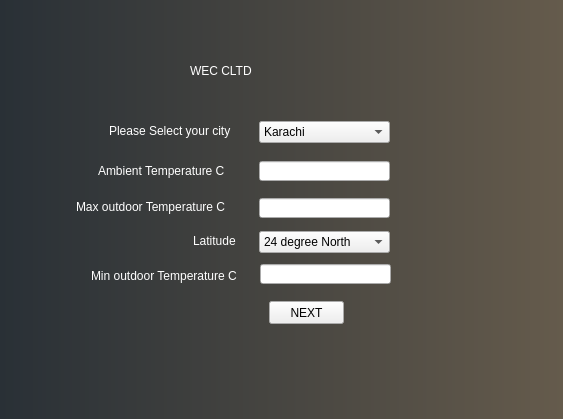
<?xml version="1.0" encoding="UTF-8"?>
<ui version="4.0">
 <class>fst_window</class>
 <widget class="QMainWindow" name="fst_window">
  <property name="geometry">
   <rect>
    <x>0</x>
    <y>0</y>
    <width>563</width>
    <height>419</height>
   </rect>
  </property>
  <property name="minimumSize">
   <size>
    <width>563</width>
    <height>419</height>
   </size>
  </property>
  <property name="maximumSize">
   <size>
    <width>563</width>
    <height>419</height>
   </size>
  </property>
  <property name="windowTitle">
   <string>MainWindow</string>
  </property>
  <property name="styleSheet">
   <string notr="true">background-color:qlineargradient(spread:pad, x1:0, y1:0, x2:1, y2:0, stop:0 rgba(41, 48, 54, 255), stop:1 rgba(101, 91, 76, 255));</string>
  </property>
  <widget class="QWidget" name="centralwidget">
   <widget class="QPushButton" name="next">
    <property name="geometry">
     <rect>
      <x>269</x>
      <y>301</y>
      <width>75</width>
      <height>23</height>
     </rect>
    </property>
    <property name="styleSheet">
     <string notr="true">background:none;
color:black;</string>
    </property>
    <property name="text">
     <string>NEXT</string>
    </property>
   </widget>
   <widget class="QLabel" name="textcity">
    <property name="geometry">
     <rect>
      <x>109</x>
      <y>121</y>
      <width>141</width>
      <height>20</height>
     </rect>
    </property>
    <property name="styleSheet">
     <string notr="true">background:none;
color:white;</string>
    </property>
    <property name="text">
     <string>Please Select your city</string>
    </property>
   </widget>
   <widget class="QLineEdit" name="outdoor_temp_max">
    <property name="geometry">
     <rect>
      <x>259</x>
      <y>198</y>
      <width>131</width>
      <height>20</height>
     </rect>
    </property>
    <property name="styleSheet">
     <string notr="true">background:none;
</string>
    </property>
    <property name="text">
     <string/>
    </property>
   </widget>
   <widget class="QLineEdit" name="Ambiebt_temp_2">
    <property name="geometry">
     <rect>
      <x>259</x>
      <y>161</y>
      <width>131</width>
      <height>20</height>
     </rect>
    </property>
    <property name="styleSheet">
     <string notr="true">background:none;
</string>
    </property>
    <property name="text">
     <string/>
    </property>
   </widget>
   <widget class="QLabel" name="Ambiebt_temp">
    <property name="geometry">
     <rect>
      <x>98</x>
      <y>161</y>
      <width>141</width>
      <height>20</height>
     </rect>
    </property>
    <property name="styleSheet">
     <string notr="true">background:none;
color:white;</string>
    </property>
    <property name="text">
     <string>Ambient Temperature C</string>
    </property>
   </widget>
   <widget class="QLabel" name="title">
    <property name="geometry">
     <rect>
      <x>190</x>
      <y>50</y>
      <width>241</width>
      <height>41</height>
     </rect>
    </property>
    <property name="styleSheet">
     <string notr="true">font: 28pt &quot;Helvetica&quot;;
background:none;
color:white;</string>
    </property>
    <property name="text">
     <string>WEC CLTD</string>
    </property>
   </widget>
   <widget class="QLabel" name="Max_temp">
    <property name="geometry">
     <rect>
      <x>76</x>
      <y>197</y>
      <width>181</width>
      <height>20</height>
     </rect>
    </property>
    <property name="styleSheet">
     <string notr="true">background:none;
color:white;</string>
    </property>
    <property name="text">
     <string>Max outdoor Temperature C</string>
    </property>
   </widget>
   <widget class="QComboBox" name="city">
    <property name="geometry">
     <rect>
      <x>259</x>
      <y>121</y>
      <width>131</width>
      <height>22</height>
     </rect>
    </property>
    <property name="styleSheet">
     <string notr="true">background:none;
</string>
    </property>
    <item>
     <property name="text">
      <string>Karachi</string>
     </property>
    </item>
    <item>
     <property name="text">
      <string>Dir</string>
     </property>
    </item>
    <item>
     <property name="text">
      <string>Chitral</string>
     </property>
    </item>
   </widget>
   <widget class="QLineEdit" name="outdoor_temp_min">
    <property name="geometry">
     <rect>
      <x>260</x>
      <y>264</y>
      <width>131</width>
      <height>20</height>
     </rect>
    </property>
    <property name="styleSheet">
     <string notr="true">background:none;
</string>
    </property>
    <property name="text">
     <string/>
    </property>
   </widget>
   <widget class="QLabel" name="Min_Temp">
    <property name="geometry">
     <rect>
      <x>91</x>
      <y>266</y>
      <width>151</width>
      <height>20</height>
     </rect>
    </property>
    <property name="styleSheet">
     <string notr="true">background:none;
color:white;</string>
    </property>
    <property name="text">
     <string>Min outdoor Temperature C</string>
    </property>
   </widget>
   <widget class="QLabel" name="Min_Temp_2">
    <property name="geometry">
     <rect>
      <x>193</x>
      <y>231</y>
      <width>61</width>
      <height>20</height>
     </rect>
    </property>
    <property name="styleSheet">
     <string notr="true">background:none;
color:white;</string>
    </property>
    <property name="text">
     <string>Latitude</string>
    </property>
   </widget>
   <widget class="QComboBox" name="city_2">
    <property name="geometry">
     <rect>
      <x>259</x>
      <y>231</y>
      <width>131</width>
      <height>22</height>
     </rect>
    </property>
    <property name="styleSheet">
     <string notr="true">background:none;
</string>
    </property>
    <item>
     <property name="text">
      <string>24 degree North</string>
     </property>
    </item>
    <item>
     <property name="text">
      <string>36 degree North </string>
     </property>
    </item>
   </widget>
  </widget>
 </widget>
 <resources/>
 <connections/>
</ui>
